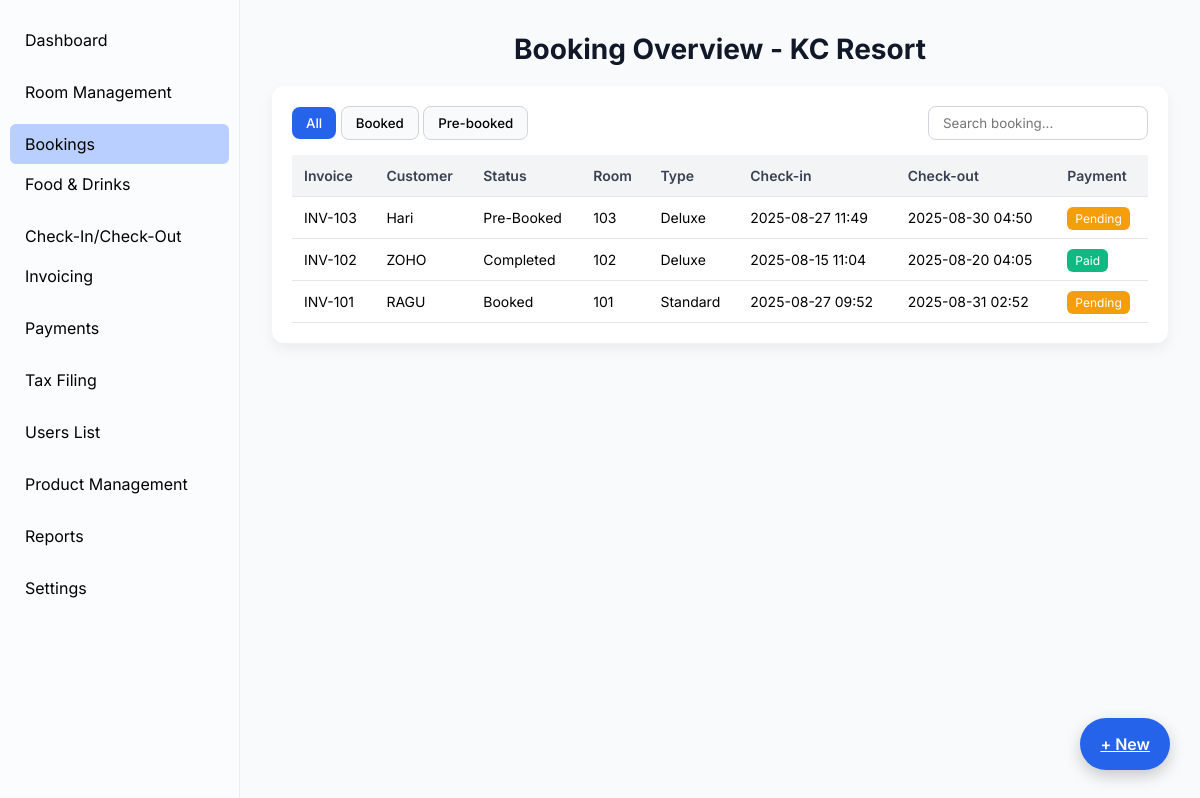
The page /booking/ (signed in) on the database its author committed.
### booking/models.py (models this page shows, shortened)
class Booking(models.Model):
    STATUS_CHOICES = [
        ('booked', 'Booked'),
        ('pre-booked', 'Pre-Booked'),
        ('completed', 'Completed'),
    ]
    PAYMENT_CHOICES = [
        ('upi', 'UPI'),
        ('cash', 'Cash'),
        ('card', 'Card'),
    ]
    PAYMENT_STATUS_CHOICES = [
        ('paid', 'Paid'),
        ('pending', 'Pending'),
        ('cancelled', 'Cancelled'),
    ]
    customer_name = models.CharField(max_length=100)
    phone_number = models.CharField(max_length=15)
    address = models.TextField(blank=True, null=True)
    document_type = models.CharField(
        max_length=50,
        choices=[('Aadhar', 'Aadhar'), ('License', 'License'), ('PAN', 'PAN')],
        default='Aadhar'
    )
    document_number = models.CharField(max_length=50)
    room = models.ForeignKey(Room, on_delete=models.CASCADE)
    adults = models.PositiveIntegerField(default=1)
    children = models.PositiveIntegerField(default=0)
    status = models.CharField(max_length=20, choices=STATUS_CHOICES, default='booked')
    checkin_datetime = models.DateTimeField(default=now)
    checkout_datetime = models.DateTimeField(blank=True, null=True)
    payment_type = models.CharField(max_length=10, choices=PAYMENT_CHOICES, default='cash')
    payment_status = models.CharField(max_length=10, choices=PAYMENT_STATUS_CHOICES, default='pending')
    apply_gst = models.BooleanField(default=False)
    price = models.DecimalField(max_digits=10, decimal_places=2, default=0)  # final total price
    cgst_amount = models.DecimalField(max_digits=10, decimal_places=2, default=0)
    sgst_amount = models.DecimalField(max_digits=10, decimal_places=2, default=0)
    amount_paid = models.DecimalField(max_digits=10, decimal_places=2, default=0)
    invoice_number = models.CharField(max_length=20, unique=True, blank=True, null=True)
    created_at = models.DateTimeField(auto_now_add=True)

### rooms/models.py (models this page shows, shortened)
class Room(models.Model):
    ROOM_TYPE_CHOICES = [
        ('Standard', 'Standard'),
        ('Deluxe', 'Deluxe'),
        ('Suite', 'Suite'),
    ]
    AC_CHOICES = [
        ('AC', 'A/C'),
        ('Non-AC', 'Non A/C'),
    ]
    STATUS_CHOICES = [
        ('Available', 'Available'),
        ('Occupied', 'Occupied'),
        ('Maintenance', 'Maintenance'),
    ]
    room_number = models.CharField(max_length=10, unique=True)
    room_type = models.CharField(max_length=20, choices=ROOM_TYPE_CHOICES)
    ac_type = models.CharField(max_length=10, choices=AC_CHOICES, default='Non-AC')
    floor = models.ForeignKey(Floor, on_delete=models.SET_NULL, null=True, default=None)
    price = models.DecimalField(max_digits=10, decimal_places=2)
    status = models.CharField(max_length=20, choices=STATUS_CHOICES, default='Available')

### booking/views.py (the view, shortened to what this page needs)
# urls.py: path("", views.booking_list, name="booking_list"),
@login_required
def booking_list(request):
    query = request.GET.get("q", "")
    status_filter = request.GET.get("status", "all")
    bookings = Booking.objects.select_related("room")
    if status_filter == "booked":
        bookings = bookings.filter(status="booked")
    elif status_filter == "pre-booked":
        bookings = bookings.filter(status="pre-booked")
    bookings = bookings.order_by("-created_at")
    return render(
        request,
        "booking/booking_list.html",
        {
            "bookings": bookings,
            "query": query,
            "status_filter": status_filter,
        },
    )

### accounts/models.py (called while the page is built)
    def is_admin(self):
        return self.role == self.ROLE_ADMIN

### booking/templates/booking/booking_list.html (shortened to what this page needs)
{% extends 'base.html' %}
{% block content %}
<h1>Booking Overview - KC Resort</h1>
<div class="table-wrap">
  <form method="get" class="filter-bar">
    <div>
      <button type="submit" name="status" value="all" class="filter-btn {% if status_filter == 'all' %}active{% endif %}">All</button>
      <button type="submit" name="status" value="booked" class="filter-btn {% if status_filter == 'booked' %}active{% endif %}">Booked</button>
      <button type="submit" name="status" value="pre_booked" class="filter-btn {% if status_filter == 'pre_booked' %}active{% endif %}">Pre-booked</button>
    </div>
    <div class="search-box">
      <input type="text" name="q" placeholder="Search booking..." value="{{ query }}">
    </div>
  </form>
  <table>
    <thead>
      <tr>
        <th>Invoice</th>
        <th>Customer</th>
        <th>Status</th>
        <th>Room</th>
        <th>Type</th>
        <th>Check-in</th>
        <th>Check-out</th>
        <th>Payment</th>
      </tr>
    </thead>
    <tbody>
      {% for b in bookings %}
        <tr>
          <td>{{ b.invoice_number }}</td>
          <td>{{ b.customer_name }}</td>
          <td>{{ b.get_status_display }}</td>
          <td>{{ b.room.room_number }}</td>
          <td>{{ b.room.room_type }}</td>
          <td>{{ b.checkin_datetime|date:"Y-m-d H:i" }}</td>
          <td>{% if b.checkout_datetime %}{{ b.checkout_datetime|date:"Y-m-d H:i" }}{% else %}-{% endif %}</td>
          <td>
            {% if b.payment_status == 'paid' %}
              <span class="badge-paid">Paid</span>
            {% elif b.payment_status == 'pending' %}
              <span class="badge-pending">Pending</span>
            {% else %}
              <span class="badge-cancelled">Cancelled</span>
            {% endif %}
          </td>
        </tr>
      {% empty %}
        <tr><td colspan="8" style="text-align:center;">No records available</td></tr>
      {% endfor %}
    </tbody>
  </table>
</div>
<a href="{% url 'booking:new_booking' %}" class="floating-btn">+ New</a>
{% endblock %}

### booking/templates/base.html (style rules this page uses)
* { margin: 0; padding: 0; box-sizing: border-box; font-family: 'Inter', sans-serif; }
body { background: #f9fafb; display: flex; }

### booking/templates/booking/booking_list.html (style rules this page uses)
body { font-family: 'Inter', sans-serif; background:#f9fafb; }
h1 { text-align:center;color:#111827;margin-bottom:20px;font-size:28px; }
.table-wrap { background:white; padding:20px; border-radius:12px; box-shadow:0 6px 14px rgba(0,0,0,0.06); }
table { width:100%; border-collapse:collapse; font-size:14px; }
th,td { padding:12px; border-bottom:1px solid #e5e7eb; text-align:left; }
th { background:#f3f4f6; font-weight:600; color:#374151; }
.floating-btn { position:fixed; bottom:30px; right:30px; background:#2563eb; color:white; padding:16px 20px; border-radius:50px; box-shadow:0 6px 16px rgba(0,0,0,0.2); font-weight:600; }
.filter-bar { display:flex; gap:10px; margin-bottom:15px; justify-content:space-between; flex-wrap:wrap; }
.filter-btn { padding:8px 14px; border-radius:8px; border:1px solid #d1d5db; background:#f9fafb; cursor:pointer; font-weight:500; }
.filter-btn.active { background:#2563eb; color:white; border:none; }
.search-box input { padding:8px 14px; border-radius:8px; border:1px solid #d1d5db; width:220px; }
.badge-paid { background:#10b981; color:white; padding:4px 8px; border-radius:6px; font-size:12px; }
.badge-pending { background:#f59e0b; color:white; padding:4px 8px; border-radius:6px; font-size:12px; }

### rows shown on the page
Booking: invoice_number "INV-103", customer_name "Hari", status "Pre-Booked", room.room_number "103", room.room_type "Deluxe", checkin_datetime "2025-08-27 11:49", checkout_datetime "2025-08-30 04:50", payment_status "Pending"
Booking: invoice_number "INV-102", customer_name "ZOHO", status "Completed", room.room_number "102", room.room_type "Deluxe", checkin_datetime "2025-08-15 11:04", checkout_datetime "2025-08-20 04:05", payment_status "Paid"
Booking: invoice_number "INV-101", customer_name "RAGU", status "Booked", room.room_number "101", room.room_type "Standard", checkin_datetime "2025-08-27 09:52", checkout_datetime "2025-08-31 02:52", payment_status "Pending"
